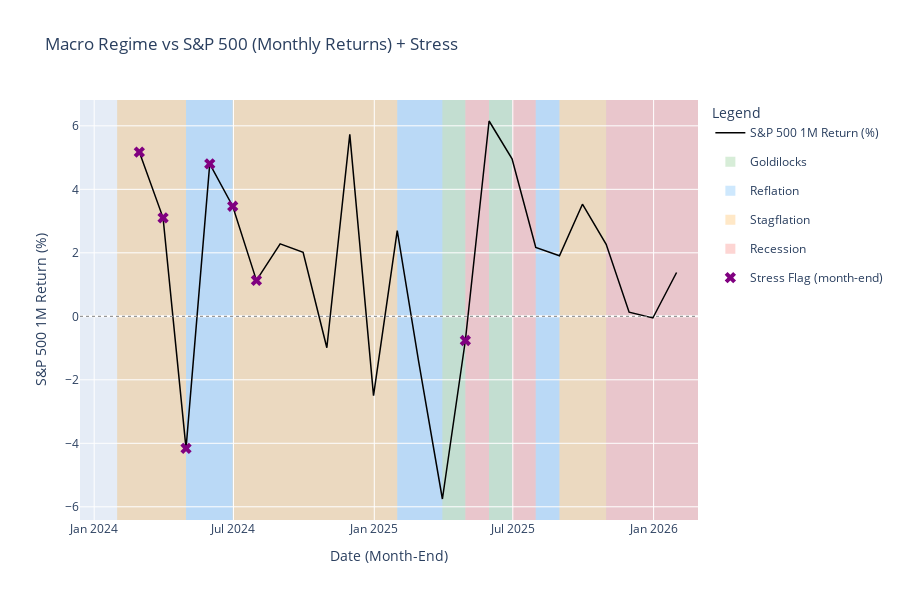

The notebook cell saved with this chart:
### Code cell
# Visualization (fixed): Regime vs SPX Monthly Returns (with Stress)
import pandas as pd
import numpy as np

import yfinance as yf
import plotly.graph_objects as go
from plotly.subplots import make_subplots

# ---- 0) Validate input ----
if 'df' not in locals() or 'date' not in df.columns:
    raise RuntimeError("Please load 'df' with regime data first (must include 'date').")

viz_df = df.copy()
viz_df['date'] = pd.to_datetime(viz_df['date'])
viz_df = viz_df.sort_values('date')

# Force month-end timestamp for alignment
viz_df['date_me'] = viz_df['date'].dt.to_period('M').dt.to_timestamp('M')
viz_df = viz_df.drop_duplicates(subset=['date_me']).set_index('date_me').sort_index()

start_date_viz = viz_df.index.min()
end_date_viz = viz_df.index.max()

# ---- 1) Fetch SPX daily, convert to month-end ----
print(f"Fetching SPX (^GSPC) daily from {start_date_viz.date()} to {end_date_viz.date()}...")
spx = yf.download("^GSPC", start=start_date_viz, end=end_date_viz + pd.Timedelta(days=1), progress=False)

if spx.empty:
    raise RuntimeError("Failed to fetch SPX data from yfinance.")

# Handle MultiIndex columns if present
if isinstance(spx.columns, pd.MultiIndex):
    spx_close_daily = spx["Close"].iloc[:, 0]
else:
    spx_close_daily = spx["Close"]

spx_close_me = spx_close_daily.resample("M").last()
spx_ret_1m = spx_close_me.pct_change()  # decimal returns
spx_ret_1m.name = "spx_ret_1m"

# Align with viz_df index (month-end)
common_idx = viz_df.index.intersection(spx_ret_1m.index)
viz_df = viz_df.loc[common_idx]
spx_close_me = spx_close_me.loc[common_idx]
spx_ret_1m = spx_ret_1m.loc[common_idx]

# Stress flag robust boolean parsing
if 'stress_flag' in viz_df.columns:
    stress_bool = viz_df['stress_flag'].astype(str).str.lower().isin(['true', '1', 't', 'yes', 'y'])
else:
    stress_bool = pd.Series(False, index=viz_df.index)

# ---- 2) Plot setup (2 rows: return + optional stress_score) ----
has_stress_score = 'stress_score' in viz_df.columns

fig = make_subplots(
    rows=2 if has_stress_score else 1,
    cols=1,
    shared_xaxes=True,
    vertical_spacing=0.06,
    row_heights=[0.72, 0.28] if has_stress_score else [1.0],
    specs=[[{"secondary_y": False}], [{"secondary_y": False}]] if has_stress_score else [[{"secondary_y": False}]],
)

# ---- 3) Add monthly return line (preferred for regime eval) ----
fig.add_trace(
    go.Scatter(
        x=spx_ret_1m.index,
        y=(spx_ret_1m * 100.0),  # %
        name="S&P 500 1M Return (%)",
        line=dict(color="black", width=1.5),
    ),
    row=1, col=1
)

# Optional: add zero line
fig.add_hline(y=0, line_width=1, line_dash="dot", line_color="gray", row=1, col=1)

# ---- 4) Regime background rectangles (month-accurate) ----
regime_colors = {
    1: "rgba(76, 175, 80, 0.22)",   # Goldilocks
    2: "rgba(33, 150, 243, 0.22)",  # Reflation
    3: "rgba(255, 152, 0, 0.22)",   # Stagflation
    4: "rgba(244, 67, 54, 0.22)",   # Recession
}
regime_labels = {1: "Goldilocks", 2: "Reflation", 3: "Stagflation", 4: "Recession"}

# Legend entries for regimes (invisible)
for r_id, color in regime_colors.items():
    fig.add_trace(
        go.Scatter(
            x=[None], y=[None],
            mode="markers",
            marker=dict(size=10, color=color, symbol="square"),
            name=regime_labels.get(r_id, f"Regime {r_id}"),
            legendgroup=f"regime{r_id}",
            showlegend=True
        ),
        row=1, col=1
    )

# Create contiguous blocks of same regime
viz_df['_grp'] = (viz_df['regime_id'] != viz_df['regime_id'].shift()).cumsum()

for _, g in viz_df.groupby('_grp'):
    r_id = int(g['regime_id'].iloc[0])
    x0 = g.index.min()
    # end at next month-end + 1 day to cover the month, else too thin
    x1 = (g.index.max() + pd.offsets.MonthEnd(1))  # next month-end
    fig.add_vrect(
        x0=x0, x1=x1,
        fillcolor=regime_colors.get(r_id, "rgba(0,0,0,0.05)"),
        layer="below",
        line_width=0,
        row=1, col=1
    )
    if has_stress_score:
        fig.add_vrect(
            x0=x0, x1=x1,
            fillcolor=regime_colors.get(r_id, "rgba(0,0,0,0.05)"),
            layer="below",
            line_width=0,
            row=2, col=1
        )

# ---- 5) Stress markers on month-end (no “nearest day” needed) ----
stress_points = viz_df[stress_bool]

print(f"Found {len(stress_points)} months with stress_flag=True (out of {len(viz_df)})")

if not stress_points.empty:
    # Place marker on return line at that month
    stress_y = (spx_ret_1m.loc[stress_points.index] * 100.0)
    fig.add_trace(
        go.Scatter(
            x=stress_points.index,
            y=stress_y,
            mode="markers",
            marker=dict(size=10, color="purple", symbol="x"),
            name="Stress Flag (month-end)",
            showlegend=True
        ),
        row=1, col=1
    )

# ---- 6) Optional: stress_score panel ----
if has_stress_score:
    fig.add_trace(
        go.Scatter(
            x=viz_df.index,
            y=viz_df['stress_score'],
            name="stress_score",
            line=dict(width=1.5),
        ),
        row=2, col=1
    )
    # Threshold guide (example: 1.0)
    fig.add_hline(y=1.0, line_width=1, line_dash="dot", line_color="gray", row=2, col=1)

# ---- 7) Layout ----
fig.update_layout(
    title="Macro Regime vs S&P 500 (Monthly Returns) + Stress",
    height=750 if has_stress_score else 600,
    legend_title="Legend",
    hovermode="x unified",
)

fig.update_yaxes(title_text="S&P 500 1M Return (%)", row=1, col=1)
if has_stress_score:
    fig.update_yaxes(title_text="stress_score", row=2, col=1)

fig.update_xaxes(title_text="Date (Month-End)")

fig.show()

### Figure 1 — Plotly figure (JSON) as saved in the notebook; plotly's stock layout.template omitted (floating-point values rounded to 4 significant figures)
{"data": [{"line": {"color": "black", "width": 1.5}, "name": "S&P 500 1M Return (%)", "type": "scatter", "x": ["2024-01-31T00:00:00.000000000", "2024-02-29T00:00:00.000000000", "2024-03-31T00:00:00.000000000", "2024-04-30T00:00:00.000000000", "2024-05-31T00:00:00.000000000", "2024-06-30T00:00:00.000000000", "2024-07-31T00:00:00.000000000", "2024-08-31T00:00:00.000000000", "2024-09-30T00:00:00.000000000", "2024-10-31T00:00:00.000000000", "2024-11-30T00:00:00.000000000", "2024-12-31T00:00:00.000000000", "2025-01-31T00:00:00.000000000", "2025-02-28T00:00:00.000000000", "2025-03-31T00:00:00.000000000", "2025-04-30T00:00:00.000000000", "2025-05-31T00:00:00.000000000", "2025-06-30T00:00:00.000000000", "2025-07-31T00:00:00.000000000", "2025-08-31T00:00:00.000000000", "2025-09-30T00:00:00.000000000", "2025-10-31T00:00:00.000000000", "2025-11-30T00:00:00.000000000", "2025-12-31T00:00:00.000000000", "2026-01-31T00:00:00.000000000"], "xaxis": "x", "y": [NaN, 5.172, 3.102, -4.162, 4.802, 3.467, 1.132, 2.283, 2.02, -0.9897, 5.73, -2.499, 2.702, -1.424, -5.754, -0.7625, 6.152, 4.961, 2.167, 1.907, 3.532, 2.269, 0.13, -0.05241, 1.381], "yaxis": "y"}, {"legendgroup": "regime1", "marker": {"color": "rgba(76, 175, 80, 0.22)", "size": 10, "symbol": "square"}, "mode": "markers", "name": "Goldilocks", "showlegend": true, "type": "scatter", "x": [null], "xaxis": "x", "y": [null], "yaxis": "y"}, {"legendgroup": "regime2", "marker": {"color": "rgba(33, 150, 243, 0.22)", "size": 10, "symbol": "square"}, "mode": "markers", "name": "Reflation", "showlegend": true, "type": "scatter", "x": [null], "xaxis": "x", "y": [null], "yaxis": "y"}, {"legendgroup": "regime3", "marker": {"color": "rgba(255, 152, 0, 0.22)", "size": 10, "symbol": "square"}, "mode": "markers", "name": "Stagflation", "showlegend": true, "type": "scatter", "x": [null], "xaxis": "x", "y": [null], "yaxis": "y"}, {"legendgroup": "regime4", "marker": {"color": "rgba(244, 67, 54, 0.22)", "size": 10, "symbol": "square"}, "mode": "markers", "name": "Recession", "showlegend": true, "type": "scatter", "x": [null], "xaxis": "x", "y": [null], "yaxis": "y"}, {"marker": {"color": "purple", "size": 10, "symbol": "x"}, "mode": "markers", "name": "Stress Flag (month-end)", "showlegend": true, "type": "scatter", "x": ["2024-01-31T00:00:00.000000000", "2024-02-29T00:00:00.000000000", "2024-03-31T00:00:00.000000000", "2024-04-30T00:00:00.000000000", "2024-05-31T00:00:00.000000000", "2024-06-30T00:00:00.000000000", "2024-07-31T00:00:00.000000000", "2025-04-30T00:00:00.000000000"], "xaxis": "x", "y": [NaN, 5.172, 3.102, -4.162, 4.802, 3.467, 1.132, -0.7625], "yaxis": "y"}], "layout": {"height": 600, "hovermode": "x unified", "legend": {"title": {"text": "Legend"}}, "shapes": [{"line": {"color": "gray", "dash": "dot", "width": 1}, "type": "line", "x0": 0, "x1": 1, "xref": "x domain", "y0": 0, "y1": 0, "yref": "y"}, {"fillcolor": "rgba(255, 152, 0, 0.22)", "layer": "below", "line": {"width": 0}, "type": "rect", "x0": "2024-01-31T00:00:00", "x1": "2024-04-30T00:00:00", "xref": "x", "y0": 0, "y1": 1, "yref": "y domain"}, {"fillcolor": "rgba(33, 150, 243, 0.22)", "layer": "below", "line": {"width": 0}, "type": "rect", "x0": "2024-04-30T00:00:00", "x1": "2024-06-30T00:00:00", "xref": "x", "y0": 0, "y1": 1, "yref": "y domain"}, {"fillcolor": "rgba(255, 152, 0, 0.22)", "layer": "below", "line": {"width": 0}, "type": "rect", "x0": "2024-06-30T00:00:00", "x1": "2025-01-31T00:00:00", "xref": "x", "y0": 0, "y1": 1, "yref": "y domain"}, {"fillcolor": "rgba(33, 150, 243, 0.22)", "layer": "below", "line": {"width": 0}, "type": "rect", "x0": "2025-01-31T00:00:00", "x1": "2025-03-31T00:00:00", "xref": "x", "y0": 0, "y1": 1, "yref": "y domain"}, {"fillcolor": "rgba(76, 175, 80, 0.22)", "layer": "below", "line": {"width": 0}, "type": "rect", "x0": "2025-03-31T00:00:00", "x1": "2025-04-30T00:00:00", "xref": "x", "y0": 0, "y1": 1, "yref": "y domain"}, {"fillcolor": "rgba(244, 67, 54, 0.22)", "layer": "below", "line": {"width": 0}, "type": "rect", "x0": "2025-04-30T00:00:00", "x1": "2025-05-31T00:00:00", "xref": "x", "y0": 0, "y1": 1, "yref": "y domain"}, {"fillcolor": "rgba(76, 175, 80, 0.22)", "layer": "below", "line": {"width": 0}, "type": "rect", "x0": "2025-05-31T00:00:00", "x1": "2025-06-30T00:00:00", "xref": "x", "y0": 0, "y1": 1, "yref": "y domain"}, {"fillcolor": "rgba(244, 67, 54, 0.22)", "layer": "below", "line": {"width": 0}, "type": "rect", "x0": "2025-06-30T00:00:00", "x1": "2025-07-31T00:00:00", "xref": "x", "y0": 0, "y1": 1, "yref": "y domain"}, {"fillcolor": "rgba(33, 150, 243, 0.22)", "layer": "below", "line": {"width": 0}, "type": "rect", "x0": "2025-07-31T00:00:00", "x1": "2025-08-31T00:00:00", "xref": "x", "y0": 0, "y1": 1, "yref": "y domain"}, {"fillcolor": "rgba(255, 152, 0, 0.22)", "layer": "below", "line": {"width": 0}, "type": "rect", "x0": "2025-08-31T00:00:00", "x1": "2025-10-31T00:00:00", "xref": "x", "y0": 0, "y1": 1, "yref": "y domain"}, {"fillcolor": "rgba(244, 67, 54, 0.22)", "layer": "below", "line": {"width": 0}, "type": "rect", "x0": "2025-10-31T00:00:00", "x1": "2026-02-28T00:00:00", "xref": "x", "y0": 0, "y1": 1, "yref": "y domain"}], "title": {"text": "Macro Regime vs S&P 500 (Monthly Returns) + Stress"}, "xaxis": {"anchor": "y", "domain": [0, 1], "title": {"text": "Date (Month-End)"}}, "yaxis": {"anchor": "x", "domain": [0, 1], "title": {"text": "S&P 500 1M Return (%)"}}}}
